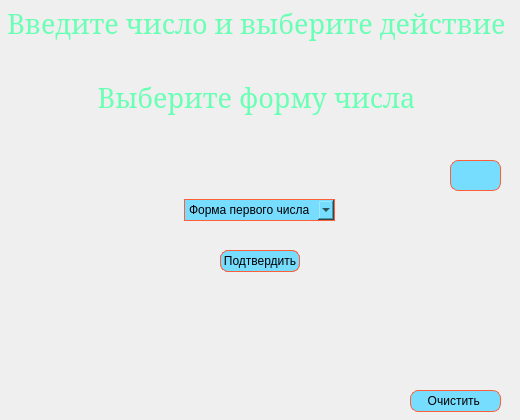
<?xml version="1.0" encoding="UTF-8"?>
<ui version="4.0">
 <class>exp1</class>
 <widget class="QWidget" name="exp1">
  <property name="geometry">
   <rect>
    <x>0</x>
    <y>0</y>
    <width>520</width>
    <height>420</height>
   </rect>
  </property>
  <property name="windowTitle">
   <string>Form</string>
  </property>
  <widget class="QPushButton" name="podtv">
   <property name="geometry">
    <rect>
     <x>220</x>
     <y>250</y>
     <width>80</width>
     <height>22</height>
    </rect>
   </property>
   <property name="styleSheet">
    <string notr="true">QPushButton
{
background-color: rgb(119,221,255);
border: 1px solid rgb(255,94,55);
border-radius:8px;
font: 8pt &quot;Century Gothic&quot;;
}
QPushButton:hover:!pressed
{
background-color: rgb(130,240,255);
}

</string>
   </property>
   <property name="text">
    <string>Подтвердить</string>
   </property>
  </widget>
  <widget class="QLineEdit" name="real">
   <property name="geometry">
    <rect>
     <x>-160</x>
     <y>190</y>
     <width>160</width>
     <height>31</height>
    </rect>
   </property>
   <property name="styleSheet">
    <string notr="true">

QLineEdit
{
background-color: rgb(119,221,255);
border: 1px solid rgb(255,94,55);
border-radius:8px;
font: 75 12pt &quot;System&quot;;
}
QLineEdit:hover:!pressed
{
background-color: rgb(130,240,255);
}</string>
   </property>
   <property name="text">
    <string/>
   </property>
  </widget>
  <widget class="QComboBox" name="first">
   <property name="geometry">
    <rect>
     <x>184</x>
     <y>199</y>
     <width>151</width>
     <height>22</height>
    </rect>
   </property>
   <property name="styleSheet">
    <string notr="true">background-color: rgb(119,221,255);
border: 1px solid rgb(255,94,55);
font: 8pt &quot;Century Gothic&quot;;

</string>
   </property>
   <item>
    <property name="text">
     <string>Форма первого числа</string>
    </property>
   </item>
   <item>
    <property name="text">
     <string>Алгебраическая</string>
    </property>
   </item>
   <item>
    <property name="text">
     <string>Тригонометрическая</string>
    </property>
   </item>
   <item>
    <property name="text">
     <string>Экспоненциальная</string>
    </property>
   </item>
  </widget>
  <widget class="QPushButton" name="real_push">
   <property name="geometry">
    <rect>
     <x>-160</x>
     <y>190</y>
     <width>160</width>
     <height>31</height>
    </rect>
   </property>
   <property name="styleSheet">
    <string notr="true">
background-color: rgba(237, 189, 132,0);
border: 1px solid rgb(40, 91, 174);
border-radius:8px;
font: 75 12pt &quot;System&quot;;

</string>
   </property>
   <property name="text">
    <string/>
   </property>
  </widget>
  <widget class="QPushButton" name="per">
   <property name="geometry">
    <rect>
     <x>220</x>
     <y>250</y>
     <width>80</width>
     <height>22</height>
    </rect>
   </property>
   <property name="styleSheet">
    <string notr="true">QPushButton
{
background-color: rgb(119,221,255);
border: 1px solid rgb(255,94,55);
border-radius:8px;
font: 8pt &quot;Century Gothic&quot;;
}
QPushButton:hover:!pressed
{
background-color: rgb(130,240,255);
}

</string>
   </property>
   <property name="text">
    <string>Рассчитать</string>
   </property>
  </widget>
  <widget class="QLineEdit" name="imag">
   <property name="geometry">
    <rect>
     <x>520</x>
     <y>190</y>
     <width>160</width>
     <height>31</height>
    </rect>
   </property>
   <property name="styleSheet">
    <string notr="true">

QLineEdit
{
background-color: rgb(119,221,255);
border: 1px solid rgb(255,94,55);
border-radius:8px;
font: 75 12pt &quot;System&quot;;
}
QLineEdit:hover:!pressed
{
background-color: rgb(130,240,255);
}</string>
   </property>
   <property name="text">
    <string/>
   </property>
  </widget>
  <widget class="QPushButton" name="real_push_2">
   <property name="geometry">
    <rect>
     <x>520</x>
     <y>190</y>
     <width>160</width>
     <height>31</height>
    </rect>
   </property>
   <property name="styleSheet">
    <string notr="true">
background-color: rgba(237, 189, 132,0);
border: 1px solid rgb(40, 91, 174);
border-radius:8px;
font: 75 12pt &quot;System&quot;;

</string>
   </property>
   <property name="text">
    <string/>
   </property>
  </widget>
  <widget class="QLabel" name="rez">
   <property name="geometry">
    <rect>
     <x>0</x>
     <y>280</y>
     <width>520</width>
     <height>31</height>
    </rect>
   </property>
   <property name="text">
    <string/>
   </property>
  </widget>
  <widget class="QComboBox" name="oper">
   <property name="geometry">
    <rect>
     <x>194</x>
     <y>450</y>
     <width>131</width>
     <height>22</height>
    </rect>
   </property>
   <property name="styleSheet">
    <string notr="true">background-color: rgb(119,221,255);
border: 1px solid rgb(255,94,55);
font: 8pt &quot;Century Gothic&quot;;

</string>
   </property>
   <item>
    <property name="text">
     <string>Операции</string>
    </property>
   </item>
   <item>
    <property name="text">
     <string>√</string>
    </property>
   </item>
   <item>
    <property name="text">
     <string>Возведение в целую степень(pow)</string>
    </property>
   </item>
   <item>
    <property name="text">
     <string>Log(10)</string>
    </property>
   </item>
   <item>
    <property name="text">
     <string>Log(e)</string>
    </property>
   </item>
  </widget>
  <widget class="QLineEdit" name="pow">
   <property name="geometry">
    <rect>
     <x>450</x>
     <y>160</y>
     <width>51</width>
     <height>31</height>
    </rect>
   </property>
   <property name="styleSheet">
    <string notr="true">

QLineEdit
{
background-color: rgb(119,221,255);
border: 1px solid rgb(255,94,55);
border-radius:8px;
font: 75 12pt &quot;System&quot;;
}
QLineEdit:hover:!pressed
{
background-color: rgb(130,240,255);
}</string>
   </property>
  </widget>
  <widget class="QLabel" name="trigout">
   <property name="geometry">
    <rect>
     <x>0</x>
     <y>330</y>
     <width>520</width>
     <height>31</height>
    </rect>
   </property>
   <property name="text">
    <string/>
   </property>
  </widget>
  <widget class="QTextBrowser" name="alg">
   <property name="enabled">
    <bool>true</bool>
   </property>
   <property name="geometry">
    <rect>
     <x>0</x>
     <y>0</y>
     <width>520</width>
     <height>420</height>
    </rect>
   </property>
   <property name="font">
    <font>
     <family>MS Serif</family>
     <pointsize>20</pointsize>
     <weight>50</weight>
     <italic>false</italic>
     <bold>false</bold>
    </font>
   </property>
   <property name="styleSheet">
    <string notr="true">background-color: rgba(255, 255, 255, 0);
font: 20pt &quot;MS Serif&quot;;

</string>
   </property>
   <property name="html">
    <string>&lt;!DOCTYPE HTML PUBLIC &quot;-//W3C//DTD HTML 4.0//EN&quot; &quot;http://www.w3.org/TR/REC-html40/strict.dtd&quot;&gt;
&lt;html&gt;&lt;head&gt;&lt;meta name=&quot;qrichtext&quot; content=&quot;1&quot; /&gt;&lt;style type=&quot;text/css&quot;&gt;
p, li { white-space: pre-wrap; }
&lt;/style&gt;&lt;/head&gt;&lt;body style=&quot; font-family:'MS Serif'; font-size:20pt; font-weight:400; font-style:normal;&quot;&gt;
&lt;p align=&quot;center&quot; style=&quot; margin-top:0px; margin-bottom:0px; margin-left:0px; margin-right:0px; -qt-block-indent:0; text-indent:0px;&quot;&gt;&lt;span style=&quot; color:#69ffb4;&quot;&gt;Введите число и выберите действие &lt;/span&gt;&lt;/p&gt;&lt;/body&gt;&lt;/html&gt;</string>
   </property>
  </widget>
  <widget class="QTextBrowser" name="alg_2">
   <property name="enabled">
    <bool>true</bool>
   </property>
   <property name="geometry">
    <rect>
     <x>0</x>
     <y>0</y>
     <width>520</width>
     <height>420</height>
    </rect>
   </property>
   <property name="font">
    <font>
     <family>MS Serif</family>
     <pointsize>20</pointsize>
     <weight>50</weight>
     <italic>false</italic>
     <bold>false</bold>
    </font>
   </property>
   <property name="styleSheet">
    <string notr="true">background-color: rgba(255, 255, 255, 0);
font: 20pt &quot;MS Serif&quot;;

</string>
   </property>
   <property name="html">
    <string>&lt;!DOCTYPE HTML PUBLIC &quot;-//W3C//DTD HTML 4.0//EN&quot; &quot;http://www.w3.org/TR/REC-html40/strict.dtd&quot;&gt;
&lt;html&gt;&lt;head&gt;&lt;meta name=&quot;qrichtext&quot; content=&quot;1&quot; /&gt;&lt;style type=&quot;text/css&quot;&gt;
p, li { white-space: pre-wrap; }
&lt;/style&gt;&lt;/head&gt;&lt;body style=&quot; font-family:'MS Serif'; font-size:20pt; font-weight:400; font-style:normal;&quot;&gt;
&lt;p align=&quot;center&quot; style=&quot;-qt-paragraph-type:empty; margin-top:0px; margin-bottom:0px; margin-left:0px; margin-right:0px; -qt-block-indent:0; text-indent:0px;&quot;&gt;&lt;br /&gt;&lt;/p&gt;
&lt;p align=&quot;center&quot; style=&quot;-qt-paragraph-type:empty; margin-top:0px; margin-bottom:0px; margin-left:0px; margin-right:0px; -qt-block-indent:0; text-indent:0px;&quot;&gt;&lt;br /&gt;&lt;/p&gt;
&lt;p align=&quot;center&quot; style=&quot; margin-top:0px; margin-bottom:0px; margin-left:0px; margin-right:0px; -qt-block-indent:0; text-indent:0px;&quot;&gt;&lt;span style=&quot; color:#69ffb4;&quot;&gt;Выберите форму числа &lt;/span&gt;&lt;/p&gt;&lt;/body&gt;&lt;/html&gt;</string>
   </property>
  </widget>
  <widget class="QLabel" name="fon">
   <property name="geometry">
    <rect>
     <x>0</x>
     <y>0</y>
     <width>520</width>
     <height>420</height>
    </rect>
   </property>
   <property name="text">
    <string/>
   </property>
  </widget>
  <widget class="QLabel" name="AAA1">
   <property name="geometry">
    <rect>
     <x>0</x>
     <y>377</y>
     <width>520</width>
     <height>31</height>
    </rect>
   </property>
   <property name="styleSheet">
    <string notr="true">
font: 10pt &quot;Century Gothic&quot;;
</string>
   </property>
   <property name="text">
    <string/>
   </property>
  </widget>
  <widget class="QPushButton" name="clear">
   <property name="geometry">
    <rect>
     <x>410</x>
     <y>390</y>
     <width>91</width>
     <height>22</height>
    </rect>
   </property>
   <property name="styleSheet">
    <string notr="true">QPushButton
{
background-color: rgb(119,221,255);
border: 1px solid rgb(255,94,55);
border-radius:8px;
font: 8pt &quot;Century Gothic&quot;;
}
QPushButton:hover:!pressed
{
background-color: rgb(130,240,255);
}

</string>
   </property>
   <property name="text">
    <string>Очистить </string>
   </property>
  </widget>
  <widget class="QPlainTextEdit" name="ramka">
   <property name="geometry">
    <rect>
     <x>10</x>
     <y>500</y>
     <width>500</width>
     <height>140</height>
    </rect>
   </property>
   <property name="font">
    <font>
     <family>Fixedsys</family>
     <pointsize>8</pointsize>
     <weight>50</weight>
     <italic>false</italic>
     <bold>false</bold>
     <underline>false</underline>
     <strikeout>false</strikeout>
    </font>
   </property>
   <property name="styleSheet">
    <string notr="true">background-color: rgb(119,221,255);
border: 1px solid rgb(255,94,55);
border-radius:20px;
font: 8pt &quot;Fixedsys&quot;;</string>
   </property>
   <property name="plainText">
    <string>                   Ответ в Алгебраической форме


                 Ответ в Тригонометрической форме


                  Ответ в Экспоненциальноой форме</string>
   </property>
  </widget>
  <zorder>fon</zorder>
  <zorder>alg_2</zorder>
  <zorder>alg</zorder>
  <zorder>ramka</zorder>
  <zorder>per</zorder>
  <zorder>podtv</zorder>
  <zorder>real</zorder>
  <zorder>first</zorder>
  <zorder>real_push</zorder>
  <zorder>imag</zorder>
  <zorder>real_push_2</zorder>
  <zorder>oper</zorder>
  <zorder>pow</zorder>
  <zorder>trigout</zorder>
  <zorder>AAA1</zorder>
  <zorder>clear</zorder>
  <zorder>rez</zorder>
 </widget>
 <resources/>
 <connections>
  <connection>
   <sender>clear</sender>
   <signal>clicked()</signal>
   <receiver>imag</receiver>
   <slot>clear()</slot>
   <hints>
    <hint type="sourcelabel">
     <x>427</x>
     <y>129</y>
    </hint>
    <hint type="destinationlabel">
     <x>552</x>
     <y>201</y>
    </hint>
   </hints>
  </connection>
  <connection>
   <sender>clear</sender>
   <signal>clicked()</signal>
   <receiver>pow</receiver>
   <slot>clear()</slot>
   <hints>
    <hint type="sourcelabel">
     <x>470</x>
     <y>130</y>
    </hint>
    <hint type="destinationlabel">
     <x>475</x>
     <y>172</y>
    </hint>
   </hints>
  </connection>
  <connection>
   <sender>clear</sender>
   <signal>clicked()</signal>
   <receiver>real</receiver>
   <slot>clear()</slot>
   <hints>
    <hint type="sourcelabel">
     <x>444</x>
     <y>128</y>
    </hint>
    <hint type="destinationlabel">
     <x>-112</x>
     <y>201</y>
    </hint>
   </hints>
  </connection>
 </connections>
</ui>
